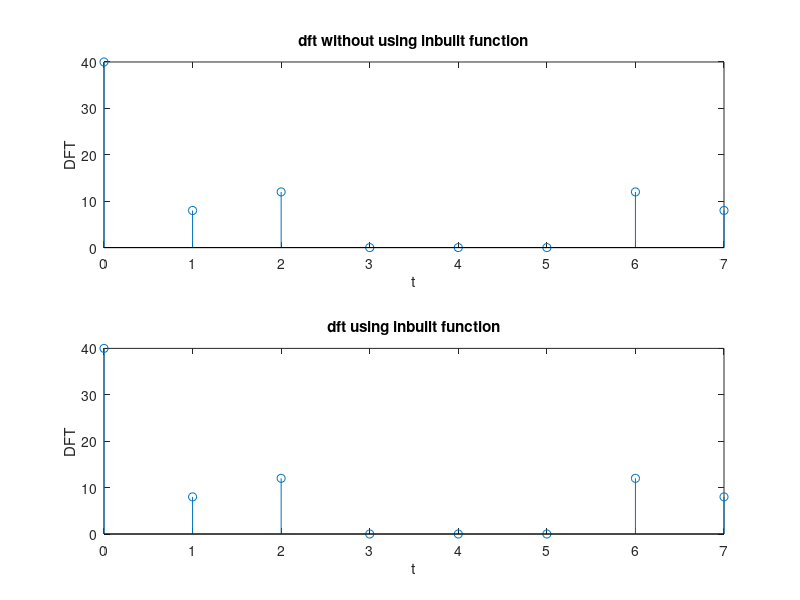

MATLAB code for this plot:
fs = 8;
ts = 1/fs;
k = 0:fs-1;

x = 5 + 2*cos(2*pi*ts*k-pi/2) + 3*cos(4*pi*ts*k);
disp(x);

y = zeros(fs);
for a = 1:fs
    for b = 1:fs
         y(a, b) = exp((-1i*2*pi*(a-1)*(b-1))*ts);
    end
end

disp(y);

z = y*transpose(x);
disp(z);
disp(abs(z));
subplot(2,1,1);
stem(k, abs(z));
xlabel("t");
ylabel("DFT");
title("dft without using inbuilt function");

z2 = fft(x);
subplot(2,1,2);
stem(k, abs(z2));
xlabel("t");
ylabel("DFT");
title("dft using inbuilt function");
